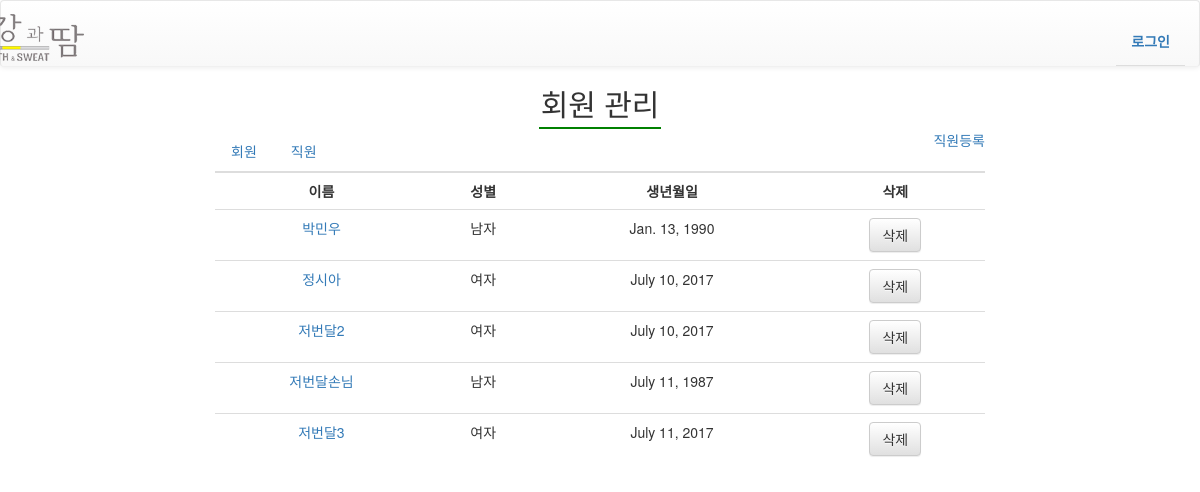
Screenshot of /management/member_management/ with the database file from the repository.
### staff/models.py (models this page shows, shortened)
class Member(models.Model):
    SEX_CHOICES = (
        ('M','남자'),
        ('F','여자'),
    )
    name = models.CharField(max_length=24, verbose_name='성명')
    birth = models.DateField(null=True,help_text='Ex) 1980-06-30',verbose_name='생년월일')
    phone_regex = RegexValidator(regex=r'^\d{2,3}-\d{3,4}-\d{4}$', message="휴대폰 양식으로 써주세요.")
    phone_num = models.CharField(validators=[phone_regex], max_length=32, null=True, help_text='Ex) 010-1234-1234',verbose_name='휴대번호')
    address = models.CharField(max_length=64,blank=True, null=True,verbose_name='주소')
    sex = models.CharField(max_length=12,verbose_name='성별',null=True)
    start_date = models.DateField(default=timezone.now, verbose_name='등록일')
    end_date = models.DateField(default=(datetime.now() + timedelta(days=30)), verbose_name='회원권종료일')
    staff = models.ForeignKey(settings.AUTH_USER_MODEL, null=True, related_name='members', on_delete=models.SET_NULL)
    type_choice = models.CharField(max_length=12,default='피트니스',verbose_name='종류선택')
    rating = models.CharField(max_length=12, default='Bronze',verbose_name='등급')
    period_fitness = models.CharField(max_length=12,null=True, blank=True,verbose_name='피트니스기간', help_text='피트니스를 선택하신분만 선택해주세요.')
    period_pilates = models.CharField(max_length=12, null=True, blank=True,verbose_name='필라테스기간', help_text='필라테스를 선택하신분만 선택해주세요.')
    period_both = models.CharField(max_length=12, null=True, blank=True, verbose_name="피트니스+필라테스기간")
    locker=models.CharField(max_length=12,blank=True,null=True,verbose_name='추가사항', help_text='락카를 쓰실 분만 선택해주세요. 헬스락카는 H, 골프락카는 G')
    period_locker=models.IntegerField(null=True,blank=True, verbose_name='락카개월수', help_text='락카를 쓰실 분만 입력해주세요. 락카를 사용할 개월수를 적어주세요.')
    cautions = models.CharField(max_length=128,blank=True,verbose_name='병력및주의사항')
    exercise_time = models.CharField(max_length=12, blank=True,verbose_name='운동시간대')
    visit_path = models.CharField(max_length=12, blank=True,verbose_name='방문경로')
    payment_amount = models.DecimalField(max_digits=10,decimal_places=0, default=0 ,verbose_name='결제금액')
    payment_method = models.CharField(max_length=12,default='카드',verbose_name='결제방식')
    SESSION_CHOICES = (
        ('10세션/60일','10세션/60일'),
        ('20세션/90일','20세션/90일'),
    )
    Trainer = models.ForeignKey(settings.AUTH_USER_MODEL, null=True, blank=True, related_name='PT_members', on_delete=models.SET_NULL)
    registered_session = models.CharField(max_length=24, null=True, blank=True,verbose_name='등록세션')
    PT_payment_amount = models.DecimalField(max_digits=10, decimal_places=0, null=True, blank=True, default=0,verbose_name='PT결제금액')
    PT_payment_method = models.CharField(max_length=12, null=True, blank=True ,verbose_name='PT결제방식')
    unitprice = models.DecimalField(max_digits=10, decimal_places=0, blank=True, null=True, verbose_name='1회세션단가')
    period_PT = models.CharField(max_length=12,blank=True, null=True,verbose_name='강습기간')
    registered_date = models.DateField(default=timezone.now, null=True, blank=True, verbose_name='PT등록일')
    used_session = models.IntegerField(blank=True, null=True, default=0, verbose_name='사용한 세션')
    re_registered = models.BooleanField(blank=True, default=False, verbose_name='재등록 여부')
    def __str__(self):
        return self.name

### management/views.py (the view)
# urls.py: url(r'^member_management/edit_staff/(?P<staff_id>\d+)/$', views.edit_staff, name="edit_staff"),
def member_management(request):
    staff_list = User.objects.all()
    member_list = Member.objects.all()
    context = {
        'staff_list':staff_list,
        'member_list' : member_list,
    }
    return render(request, 'management/member_management.html', context)

### management/templates/management/member_management.html (shortened to what this page needs)
{% extends "navbar.html" %}
{% load crispy_forms_tags %}
{% block content %}
<h2 class="text-center"><span class="header">회원 관리</span></h2>
<div class="col-xs-8 col-xs-offset-2">
<a style="float:right;" href="{% url 'authentication:staff_register' %}">직원등록</a>
<div class="section-title tab-menu">
    <ul class="nav nav-tabs" role="tablist">
        <li role="presentation"><a href="#members" data-toggle="tab">회원</a></li>
        <li role="presentation"><a href="#staffs" data-toggle="tab">직원</a></li>
   </ul>
</div>
<div class="tab-content">
    <div role="tabpanel" class="tab-pane fade in active" id="members">
        <table class='table text-center'>
            <tr>
                <th>이름</th>
                <th>성별</th>
                <th>생년월일</th>
                <th>삭제</th>
            </tr>
            {% load el_pagination_tags %}
            {% for member in member_list %}
            <tr>
                <td><a href="{% url "management:edit_member" member.id %}">{{ member }}</a></td>
                <td>{{ member.sex }}</td>
                <td>{{ member.birth }}</td>
                <td><a class="btn btn-default" data-toggle="modal" data-target="#{{member.id}}">삭제</a></td>
            </tr>
            {% endfor %}
        </table>
        <div class='text-center' style='font-size: 11pt'>
        </div>
    </div>
</div>
</div>
{% endblock %}

### static/css/main.css (style rules this page uses)
a, a:hover, a:active, a:focus, button:focus { outline: 0; border: 0; text-decoration: none; }
.header { padding:2px; border-bottom:2px solid green; }
.schedule-table tbody tr td:first-child .schedule-table tbody tr th:first-child, { width: 10px; }
.table th { text-align: center; }

### rows the page displays
Member: name "박민우", sex "남자", birth "Jan. 13, 1990"
Member: name "정시아", sex "여자", birth "July 10, 2017"
Member: name "저번달2", sex "여자", birth "July 10, 2017"
Member: name "저번달손님", sex "남자", birth "July 11, 1987"
Member: name "저번달3", sex "여자", birth "July 11, 2017"
